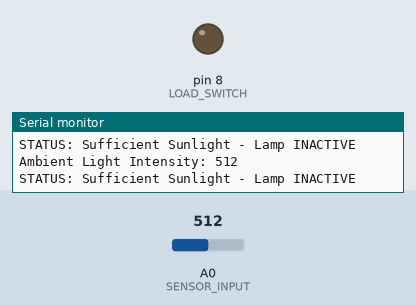
Recording of a sketch running on a simulated Arduino Uno, built with avr-gcc and run on an emulated ATmega328P. Parts: output pins drawn as LEDs (lit = HIGH), the last lines printed to the serial monitor. The inputs (shaded band) are chosen by the test bench; at power-on: A0 (SENSOR_INPUT) = 512.

Above: at 1.8 s.
1.9 s: A0 (SENSOR_INPUT) set to 464
At 2.7 s:
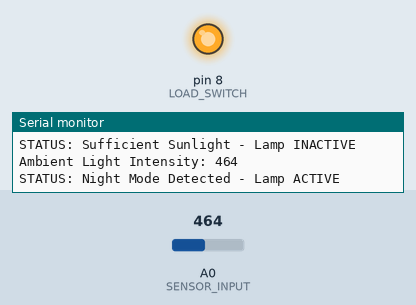
3.5 s: A0 (SENSOR_INPUT) set to 490
At 4.9 s:
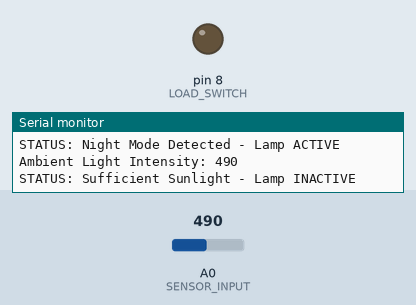
5.6 s: A0 (SENSOR_INPUT) set to 470
At 7.1 s:
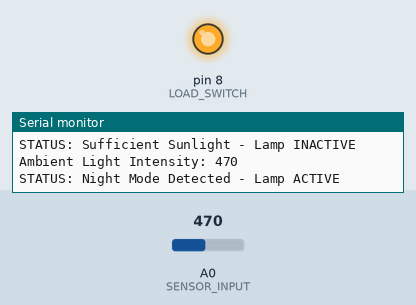
Timing chart, 0 to 8.6 s (numbered marks = the images above; inputs shaded):
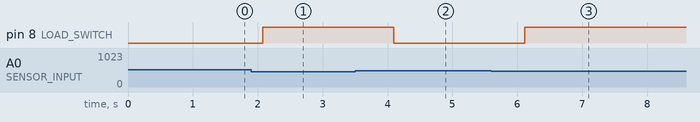

The sketch:

Smart_Energy_Controller_V1.ino.ino
```cpp
/* * PROJECT: Smart Energy Lighting Controller
 * GROUP: 10 - Computer Engineering
 * DESCRIPTION: Automated lux-level monitoring for energy optimization.
 */

// Pin Definitions
const int SENSOR_INPUT = A0;  // LDR connected to Analog Pin 0
const int LOAD_SWITCH = 8;    // Relay connected to Digital Pin 8

// Configuration
int luxThreshold = 480;       // Calibrated light intensity limit
int currentReading = 0;

void setup() {
  pinMode(LOAD_SWITCH, OUTPUT);
  Serial.begin(9600);
  Serial.println("--- System Initializing: Smart Energy Controller ---");
}

void loop() {
  // Read atmospheric light level
  currentReading = analogRead(SENSOR_INPUT);

  // Display data for calibration
  Serial.print("Ambient Light Intensity: ");
  Serial.println(currentReading);

  // Logic: Activate load only when visibility is low
  if (currentReading < luxThreshold) {
    digitalWrite(LOAD_SWITCH, HIGH); // Turn Light ON
    Serial.println("STATUS: Night Mode Detected - Lamp ACTIVE");
  }
  else {
    digitalWrite(LOAD_SWITCH, LOW);  // Turn Light OFF
    Serial.println("STATUS: Sufficient Sunlight - Lamp INACTIVE");
  }

  delay(1000); // 1-second sample rate for stability
}
```

Measured:
- the behaviour switches between 480 and 479 on A0 (SENSOR_INPUT) (found by bisection; images 0 and 1)
- after the input at 1.9 s, pin 8 (LOAD_SWITCH): LOW → HIGH after 0.18 s
- after the input at 3.5 s, pin 8 (LOAD_SWITCH): HIGH → LOW after 0.59 s
- after the input at 5.6 s, pin 8 (LOAD_SWITCH): LOW → HIGH after 0.52 s
